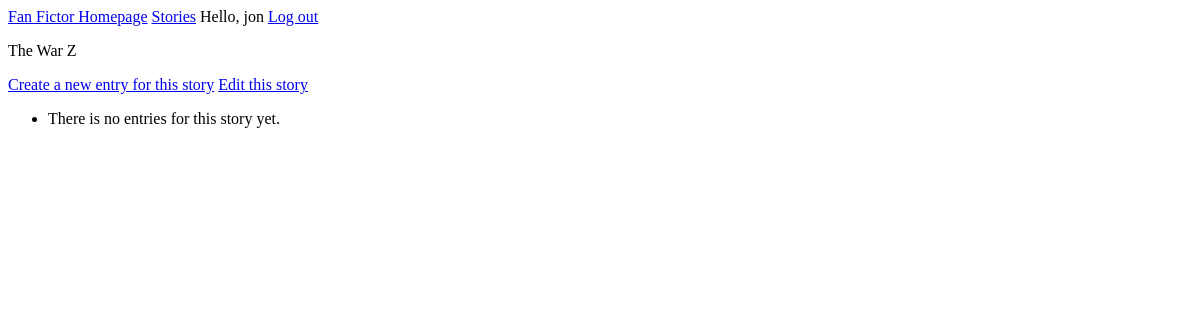
The page /stories/8/ (signed in) on the database as committed earlier.
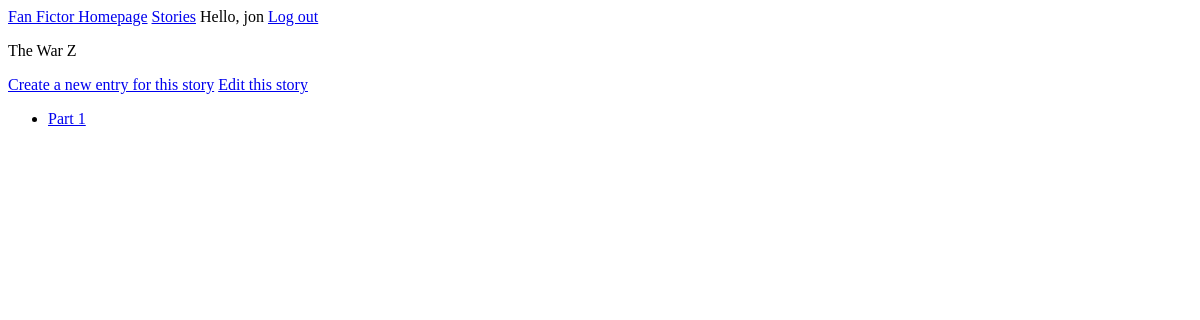
The same page on the database as committed later.
### fan_fictions/models.py (models this page shows, shortened)
class Story(models.Model):
    author = models.ForeignKey(User, on_delete=models.CASCADE)
    public = models.BooleanField(default=True)
    title = models.CharField(max_length=50)
    date_added = models.DateTimeField(auto_now_add=True)
    class Meta:
        verbose_name_plural = 'stories'
    def __str__(self):
        return self.title

class Entry(models.Model):
    author = models.ForeignKey(User, on_delete=models.CASCADE)
    story = models.ForeignKey(Story, on_delete=models.CASCADE)
    title = models.CharField(max_length=50)
    text = models.CharField(max_length=1000)
    date_added = models.DateTimeField(auto_now_add=True)
    class Meta:
        verbose_name_plural = 'entries'

### fan_fictions/views.py (the view)
# urls.py: path('stories/<int:story_id>/', views.story, name='story'),
@login_required
def story(request, story_id):
    try:
        story = Story.objects.get(id=story_id)
        entries = story.entry_set.order_by('date_added')
        if story.public or story.author == request.user:
            context = {
                'story': story,
                'entries': entries
            }
            return render(request, 'fan_fictions/story.html', context)
        else:
            raise Http404("Story isn\'t public.")
    except Story.DoesNotExist:
        raise Http404("Story does not exist")

### fan_fictions/templates/fan_fictions/story.html
{% extends "fan_fictions/base.html" %}
{% block content %}
<p>{{story}}</p>
{% if story.author == user %}
    <a href="{% url 'fan_fictions:new_entry' story.id %}">Create a new entry for this story</a>
    <a href="{% url 'fan_fictions:edit_story' story.id %}">Edit this story</a>
{% endif %}
<ul>
    {% for entry in entries %}
    <li>
        <a href="{% url 'fan_fictions:chapter' story.id entry.id %}">{{entry.title}}</a>
    </li>
    {% empty %}
    <li>
        There is no entries for this story yet.
    </li>
    {% endfor %}
</ul>
{% endblock content %}

### fan_fictions/templates/fan_fictions/base.html
<p>
    <a href="{% url 'fan_fictions:index' %}">Fan Fictor Homepage</a>
    <a href="{% url 'fan_fictions:stories' %}">Stories</a>
    {% if user.is_authenticated %}
        Hello, {{user.username}}
        <a href="{% url 'users:logout' %}">Log out</a>
    {% else %}
        <a href="{% url 'users:login' %}">Log in</a>
    {% endif %}
</p>
{% block content %}
{% endblock content %}

Rows that differ between the two databases and show on the page:
added Entry: title "Part 1"
Other text that changed with them:
text no longer shown: "There is no entries for this story yet."
